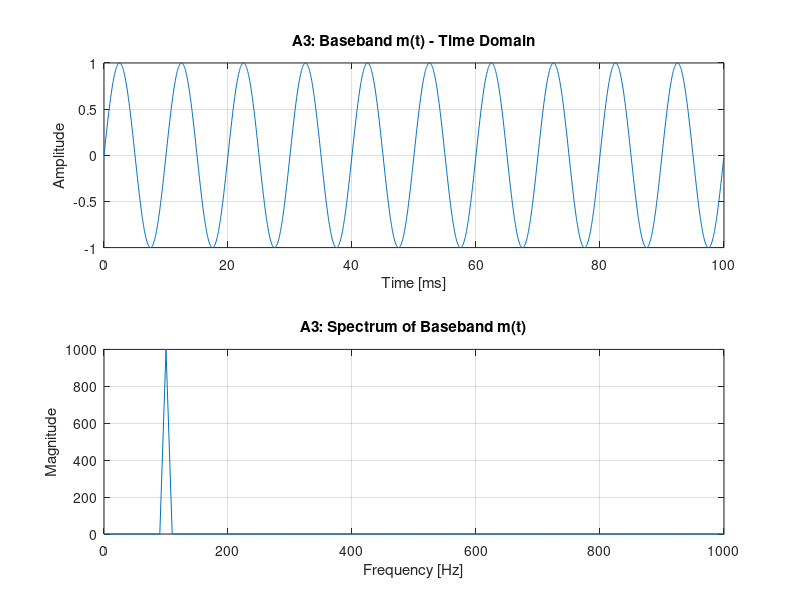
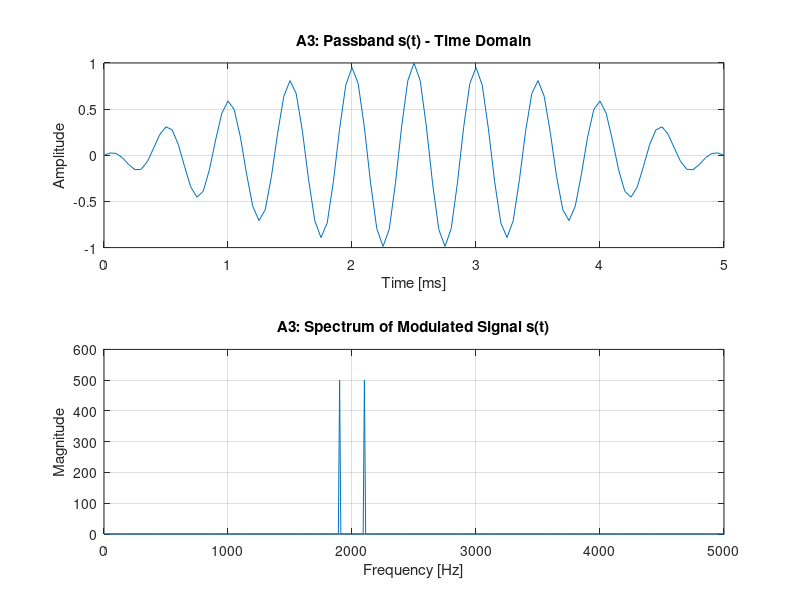

The MATLAB source for these figures, in order:
% A3: Basic modulation by multiplication
% Student: <Hammad Khalid>
% Student ID: <s2416301>

clear; close all; clc;

%% 1) Time vector
Fs = 20000;
T  = 0.1;
t  = 0:1/Fs:T-1/Fs;

%% 2) Baseband and carrier
fm = 100;               % message frequency [Hz]
fc = 2000;              % carrier frequency [Hz]

m = sin(2*pi*fm*t);     % baseband (message)
c = cos(2*pi*fc*t);     % carrier

%% 3) Modulated signal (passband)
s = m .* c;

%% 4) FFT calculations
N = length(m);
M = fft(m);
S = fft(s);
f = (0:N-1)*(Fs/N);

halfN = floor(N/2);
f_half = f(1:halfN);

mag_m = abs(M(1:halfN));
mag_s = abs(S(1:halfN));

%% 5) Baseband Figure (Time + Spectrum)
figure;

% Baseband Time Domain
subplot(2,1,1);
plot(t*1000, m);
grid on;
xlabel('Time [ms]');
ylabel('Amplitude');
title('A3: Baseband m(t) - Time Domain');

% Baseband Spectrum
subplot(2,1,2);
plot(f_half, mag_m);
grid on;
xlabel('Frequency [Hz]');
ylabel('Magnitude');
title('A3: Spectrum of Baseband m(t)');
xlim([0 1000]);

exportgraphics(gcf, 'A3_baseband.png', 'Resolution', 200);

%% 6) Passband Figure (Time + Spectrum)
figure;

% Passband Time Domain (zoom first 5 ms)
index = (t <= 0.005);
subplot(2,1,1);
plot(t(index)*1000, s(index));
grid on;
xlabel('Time [ms]');
ylabel('Amplitude');
title('A3: Passband s(t) - Time Domain');

% Passband Spectrum
subplot(2,1,2);
plot(f_half, mag_s);
grid on;
xlabel('Frequency [Hz]');
ylabel('Magnitude');
title('A3: Spectrum of Modulated Signal s(t)');
xlim([0 5000]);


exportgraphics(gcf, 'A3_passband.png', 'Resolution', 200);
